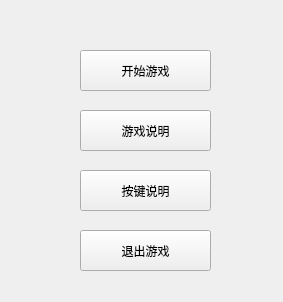
<?xml version="1.0" encoding="UTF-8"?>
<ui version="4.0">
 <class>begin</class>
 <widget class="QWidget" name="begin">
  <property name="geometry">
   <rect>
    <x>0</x>
    <y>0</y>
    <width>283</width>
    <height>302</height>
   </rect>
  </property>
  <property name="windowTitle">
   <string>begin</string>
  </property>
  <widget class="QPushButton" name="pushButton">
   <property name="geometry">
    <rect>
     <x>80</x>
     <y>50</y>
     <width>131</width>
     <height>41</height>
    </rect>
   </property>
   <property name="text">
    <string>开始游戏</string>
   </property>
  </widget>
  <widget class="QPushButton" name="pushButton_2">
   <property name="geometry">
    <rect>
     <x>80</x>
     <y>110</y>
     <width>131</width>
     <height>41</height>
    </rect>
   </property>
   <property name="text">
    <string>游戏说明</string>
   </property>
  </widget>
  <widget class="QPushButton" name="pushButton_3">
   <property name="geometry">
    <rect>
     <x>80</x>
     <y>170</y>
     <width>131</width>
     <height>41</height>
    </rect>
   </property>
   <property name="text">
    <string>按键说明</string>
   </property>
  </widget>
  <widget class="QPushButton" name="pushButton_4">
   <property name="geometry">
    <rect>
     <x>80</x>
     <y>230</y>
     <width>131</width>
     <height>41</height>
    </rect>
   </property>
   <property name="text">
    <string>退出游戏</string>
   </property>
  </widget>
 </widget>
 <layoutdefault spacing="6" margin="11"/>
 <resources/>
 <connections/>
</ui>
